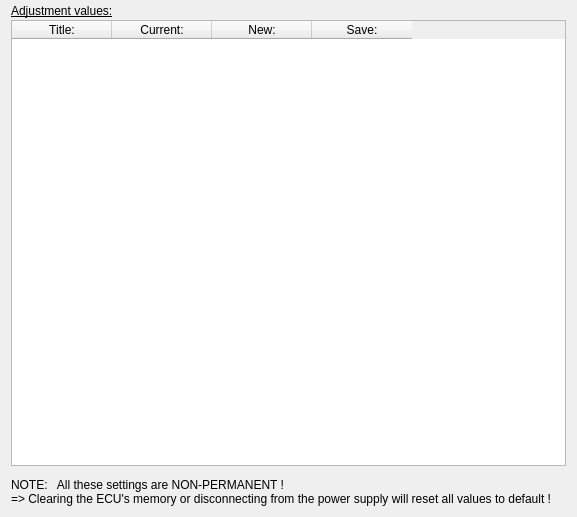
<ui version="4.0" >
 <class>Adjustments_Form</class>
 <widget class="QWidget" name="Adjustments_Form" >
  <property name="geometry" >
   <rect>
    <x>0</x>
    <y>0</y>
    <width>577</width>
    <height>517</height>
   </rect>
  </property>
  <property name="sizePolicy" >
   <sizepolicy vsizetype="Preferred" hsizetype="Preferred" >
    <horstretch>0</horstretch>
    <verstretch>0</verstretch>
   </sizepolicy>
  </property>
  <property name="minimumSize" >
   <size>
    <width>400</width>
    <height>200</height>
   </size>
  </property>
  <property name="windowTitle" >
   <string>Adjustments</string>
  </property>
  <layout class="QVBoxLayout" name="verticalLayout" >
   <property name="spacing" >
    <number>2</number>
   </property>
   <property name="sizeConstraint" >
    <enum>QLayout::SetDefaultConstraint</enum>
   </property>
   <property name="topMargin" >
    <number>0</number>
   </property>
   <item>
    <widget class="QLabel" name="title_label" >
     <property name="minimumSize" >
      <size>
       <width>350</width>
       <height>18</height>
      </size>
     </property>
     <property name="maximumSize" >
      <size>
       <width>16777215</width>
       <height>18</height>
      </size>
     </property>
     <property name="font" >
      <font>
       <family>Liberation Sans</family>
       <underline>true</underline>
      </font>
     </property>
     <property name="text" >
      <string>Adjustment values:</string>
     </property>
     <property name="alignment" >
      <set>Qt::AlignBottom|Qt::AlignLeading|Qt::AlignLeft</set>
     </property>
    </widget>
   </item>
   <item>
    <widget class="QTableWidget" name="adjustments_tableWidget" >
     <property name="editTriggers" >
      <set>QAbstractItemView::NoEditTriggers</set>
     </property>
     <property name="selectionBehavior" >
      <enum>QAbstractItemView::SelectRows</enum>
     </property>
     <property name="rowCount" >
      <number>0</number>
     </property>
     <column>
      <property name="text" >
       <string>Title:</string>
      </property>
     </column>
     <column>
      <property name="text" >
       <string>Current:</string>
      </property>
     </column>
     <column>
      <property name="text" >
       <string>New:</string>
      </property>
     </column>
     <column>
      <property name="text" >
       <string>Save:</string>
      </property>
     </column>
    </widget>
   </item>
   <item>
    <widget class="QLabel" name="nonPermanentInfo_label" >
     <property name="minimumSize" >
      <size>
       <width>0</width>
       <height>38</height>
      </size>
     </property>
     <property name="text" >
      <string>NOTE:   All these settings are NON-PERMANENT !
=> Clearing the ECU's memory or disconnecting from the power supply will reset all values to default !</string>
     </property>
     <property name="alignment" >
      <set>Qt::AlignBottom|Qt::AlignLeading|Qt::AlignLeft</set>
     </property>
     <property name="wordWrap" >
      <bool>true</bool>
     </property>
    </widget>
   </item>
  </layout>
 </widget>
 <resources/>
 <connections/>
</ui>
